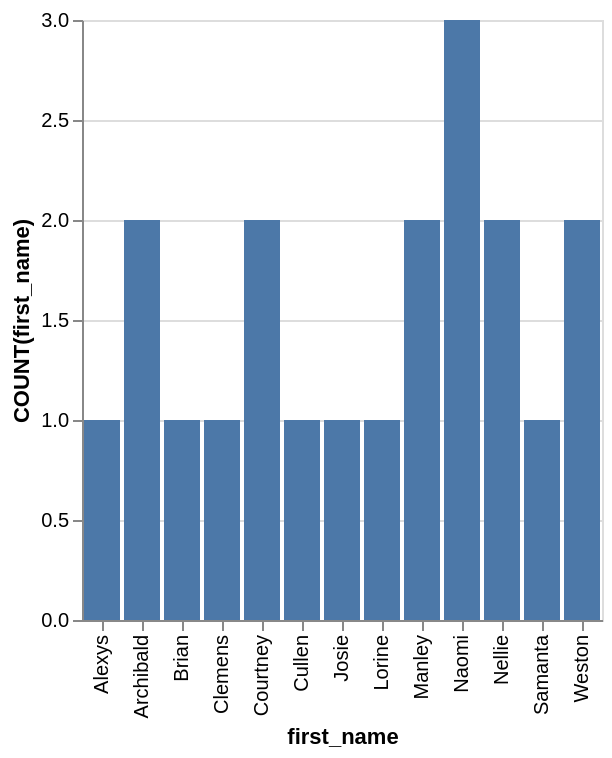

Write a Vega-Lite specification for this figure.
### Vega-Lite specification from a JSON file in a GitHub repository (floating-point values rounded to 4 significant figures)
{"data": {"values": [{"x_data": "Alexys", "y_data": 1}, {"x_data": "Archibald", "y_data": 2}, {"x_data": "Brian", "y_data": 1}, {"x_data": "Clemens", "y_data": 1}, {"x_data": "Courtney", "y_data": 2}, {"x_data": "Cullen", "y_data": 1}, {"x_data": "Josie", "y_data": 1}, {"x_data": "Lorine", "y_data": 1}, {"x_data": "Manley", "y_data": 2}, {"x_data": "Naomi", "y_data": 3}, {"x_data": "Nellie", "y_data": 2}, {"x_data": "Samanta", "y_data": 1}, {"x_data": "Weston", "y_data": 2}]}, "mark": "bar", "encoding": {"x": {"field": "x_data", "type": "nominal", "title": "first_name", "sort": "ascending"}, "y": {"field": "y_data", "type": "quantitative", "title": "COUNT(first_name)"}}}
